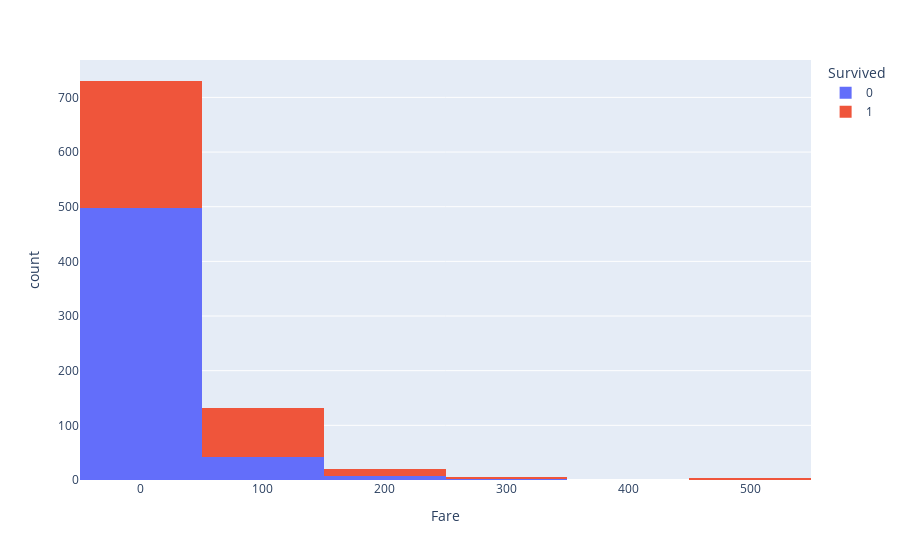

The cell this chart's notebook holds for it:
### Markdown cell above
# Нормалізація Age та Fare

### Code cell
fig = px.histogram(titanic.df, x="Fare", color="Survived", nbins=10)
fig.show()

### Figure 1 — Plotly figure (JSON) as saved in the notebook; plotly's stock layout.template omitted (floating-point values rounded to 4 significant figures; data arrays with more than 128 entries replaced by an {"elided": "..."} marker saying what was removed)
{"data": [{"bingroup": "x", "hovertemplate": "Survived=0<br>Fare=%{x}<br>count=%{y}<extra></extra>", "legendgroup": "0", "marker": {"color": "#636efa", "pattern": {"shape": ""}}, "name": "0", "nbinsx": 10, "orientation": "v", "showlegend": true, "type": "histogram", "x": {"elided": "549 float values"}, "xaxis": "x", "yaxis": "y"}, {"bingroup": "x", "hovertemplate": "Survived=1<br>Fare=%{x}<br>count=%{y}<extra></extra>", "legendgroup": "1", "marker": {"color": "#EF553B", "pattern": {"shape": ""}}, "name": "1", "nbinsx": 10, "orientation": "v", "showlegend": true, "type": "histogram", "x": {"elided": "342 float values"}, "xaxis": "x", "yaxis": "y"}], "layout": {"barmode": "relative", "legend": {"title": {"text": "Survived"}, "tracegroupgap": 0}, "margin": {"t": 60}, "xaxis": {"anchor": "y", "domain": [0, 1], "title": {"text": "Fare"}}, "yaxis": {"anchor": "x", "domain": [0, 1], "title": {"text": "count"}}}}
